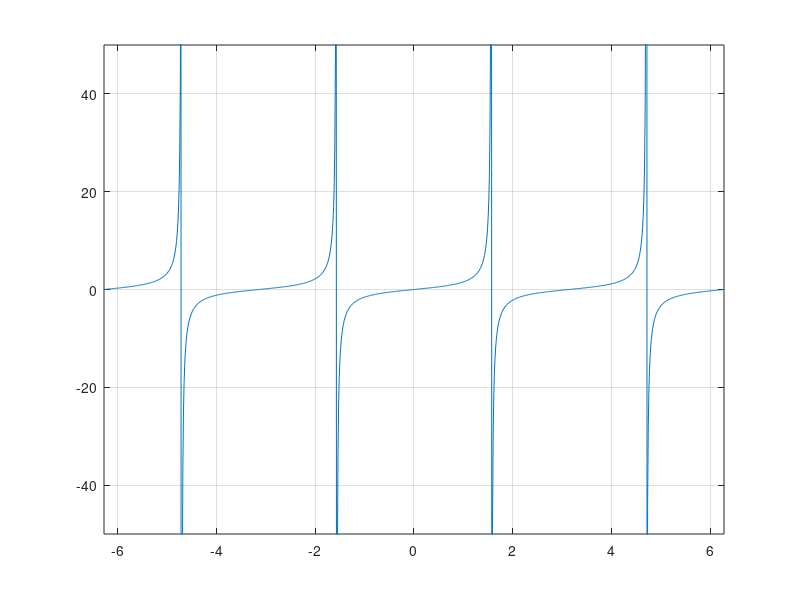
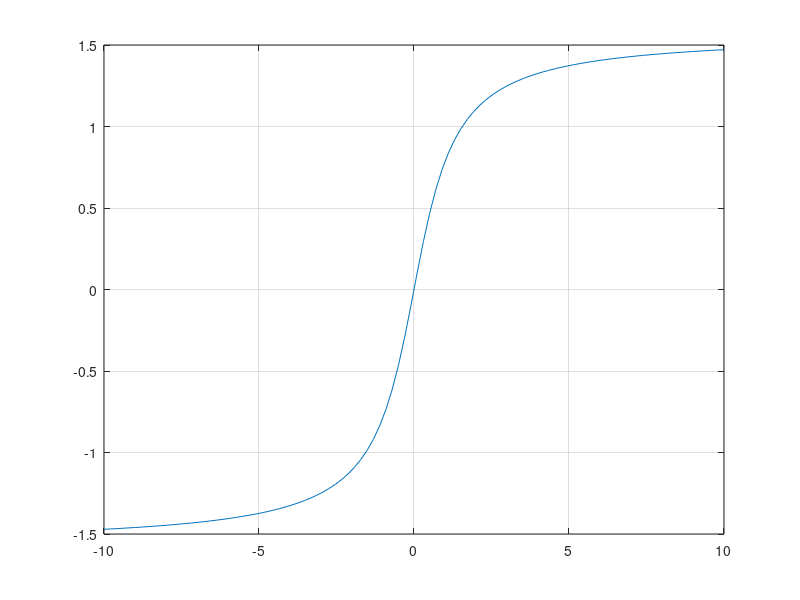

Reproduce these figures in MATLAB, in order.
%Arctan properties
clear all;
close all;

x = linspace(-2*pi, 2*pi, 1000);

%% tangent
% Domain:       {x | x != (n+1/2)*PI ; n integer}
% Counterdomain:(-inf, +inf)

tanx = tan(x);
plot(x, tanx);
ylim([-50, 50]);
xlim([-2*pi, 2*pi]);
grid on

%% arctangent
% Domain:        (-inf, +inf)
% Counterdomain: ( -PI/2, +PI/2 )

y = linspace(-10, 10, 100);
atany = atan(y);
figure
plot(y, atany)
grid on